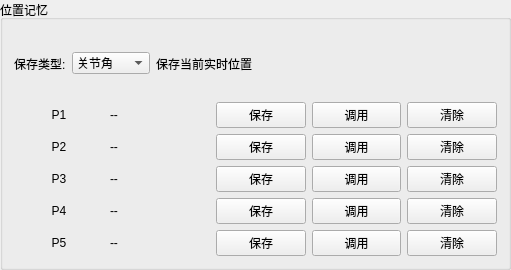
       <widget class="QGroupBox" name="robotMemGroup">
        <property name="geometry">
         <rect>
          <x>4</x>
          <y>797</y>
          <width>511</width>
          <height>270</height>
         </rect>
        </property>
        <property name="title">
         <string>位置记忆</string>
        </property>
        <layout class="QVBoxLayout" name="robotMemLayout">
         <item>
          <layout class="QHBoxLayout" name="memoryTypeRow">
           <item>
            <widget class="QLabel" name="memoryTypeLabel">
             <property name="text">
              <string>保存类型:</string>
             </property>
            </widget>
           </item>
           <item>
            <widget class="QComboBox" name="memoryTypeCombo">
             <item>
              <property name="text">
               <string>关节角</string>
              </property>
             </item>
             <item>
              <property name="text">
               <string>世界坐标</string>
              </property>
             </item>
            </widget>
           </item>
           <item>
            <widget class="QLabel" name="memoryTypeHint">
             <property name="text">
              <string>保存当前实时位置</string>
             </property>
            </widget>
           </item>
           <item>
            <spacer name="memoryTypeSpacer">
             <property name="orientation">
              <enum>Qt::Orientation::Horizontal</enum>
             </property>
             <property name="sizeHint" stdset="0">
              <size>
               <width>20</width>
               <height>20</height>
              </size>
             </property>
            </spacer>
           </item>
          </layout>
         </item>
         <item>
          <layout class="QHBoxLayout" name="memRow_1">
           <item>
            <widget class="QLabel" name="memLabel_1">
             <property name="minimumSize">
              <size>
               <width>24</width>
               <height>0</height>
              </size>
             </property>
             <property name="text">
              <string>P1</string>
             </property>
             <property name="alignment">
              <set>Qt::AlignmentFlag::AlignCenter</set>
             </property>
            </widget>
           </item>
           <item>
            <widget class="QLabel" name="memVal_1">
             <property name="minimumSize">
              <size>
               <width>100</width>
               <height>0</height>
              </size>
             </property>
             <property name="text">
              <string>--</string>
             </property>
            </widget>
           </item>
           <item>
            <widget class="QPushButton" name="memSave_1">
             <property name="minimumSize">
              <size>
               <width>48</width>
               <height>24</height>
              </size>
             </property>
             <property name="text">
              <string>保存</string>
             </property>
            </widget>
           </item>
           <item>
            <widget class="QPushButton" name="memRecall_1">
             <property name="minimumSize">
              <size>
               <width>48</width>
               <height>24</height>
              </size>
             </property>
             <property name="text">
              <string>调用</string>
             </property>
            </widget>
           </item>
           <item>
            <widget class="QPushButton" name="memClear_1">
             <property name="minimumSize">
              <size>
               <width>28</width>
               <height>24</height>
              </size>
             </property>
             <property name="text">
              <string>清除</string>
             </property>
            </widget>
           </item>
          </layout>
         </item>
         <item>
          <layout class="QHBoxLayout" name="memRow_2">
           <item>
            <widget class="QLabel" name="memLabel_2">
             <property name="minimumSize">
              <size>
               <width>24</width>
               <height>0</height>
              </size>
             </property>
             <property name="text">
              <string>P2</string>
             </property>
             <property name="alignment">
              <set>Qt::AlignmentFlag::AlignCenter</set>
             </property>
            </widget>
           </item>
           <item>
            <widget class="QLabel" name="memVal_2">
             <property name="minimumSize">
              <size>
               <width>100</width>
               <height>0</height>
              </size>
             </property>
             <property name="text">
              <string>--</string>
             </property>
            </widget>
           </item>
           <item>
            <widget class="QPushButton" name="memSave_2">
             <property name="minimumSize">
              <size>
               <width>48</width>
               <height>24</height>
              </size>
             </property>
             <property name="text">
              <string>保存</string>
             </property>
            </widget>
           </item>
           <item>
            <widget class="QPushButton" name="memRecall_2">
             <property name="minimumSize">
              <size>
               <width>48</width>
               <height>24</height>
              </size>
             </property>
             <property name="text">
              <string>调用</string>
             </property>
            </widget>
           </item>
           <item>
            <widget class="QPushButton" name="memClear_2">
             <property name="minimumSize">
              <size>
               <width>28</width>
               <height>24</height>
              </size>
             </property>
             <property name="text">
              <string>清除</string>
             </property>
            </widget>
           </item>
          </layout>
         </item>
         <item>
          <layout class="QHBoxLayout" name="memRow_3">
           <item>
            <widget class="QLabel" name="memLabel_3">
             <property name="minimumSize">
              <size>
               <width>24</width>
               <height>0</height>
              </size>
             </property>
             <property name="text">
              <string>P3</string>
             </property>
             <property name="alignment">
              <set>Qt::AlignmentFlag::AlignCenter</set>
             </property>
            </widget>
           </item>
           <item>
            <widget class="QLabel" name="memVal_3">
             <property name="minimumSize">
              <size>
               <width>100</width>
               <height>0</height>
              </size>
             </property>
             <property name="text">
              <string>--</string>
             </property>
            </widget>
           </item>
           <item>
            <widget class="QPushButton" name="memSave_3">
             <property name="minimumSize">
              <size>
               <width>48</width>
               <height>24</height>
              </size>
             </property>
             <property name="text">
              <string>保存</string>
             </property>
            </widget>
           </item>
           <item>
            <widget class="QPushButton" name="memRecall_3">
             <property name="minimumSize">
              <size>
               <width>48</width>
               <height>24</height>
              </size>
             </property>
             <property name="text">
              <string>调用</string>
             </property>
            </widget>
           </item>
           <item>
            <widget class="QPushButton" name="memClear_3">
             <property name="minimumSize">
              <size>
               <width>28</width>
               <height>24</height>
              </size>
             </property>
             <property name="text">
              <string>清除</string>
             </property>
            </widget>
           </item>
          </layout>
         </item>
         <item>
          <layout class="QHBoxLayout" name="memRow_4">
           <item>
            <widget class="QLabel" name="memLabel_4">
             <property name="minimumSize">
              <size>
               <width>24</width>
               <height>0</height>
              </size>
             </property>
             <property name="text">
              <string>P4</string>
             </property>
             <property name="alignment">
              <set>Qt::AlignmentFlag::AlignCenter</set>
             </property>
            </widget>
           </item>
           <item>
            <widget class="QLabel" name="memVal_4">
             <property name="minimumSize">
              <size>
               <width>100</width>
               <height>0</height>
              </size>
             </property>
             <property name="text">
              <string>--</string>
             </property>
            </widget>
           </item>
           <item>
            <widget class="QPushButton" name="memSave_4">
             <property name="minimumSize">
              <size>
               <width>48</width>
               <height>24</height>
              </size>
             </property>
             <property name="text">
              <string>保存</string>
             </property>
            </widget>
           </item>
           <item>
            <widget class="QPushButton" name="memRecall_4">
             <property name="minimumSize">
              <size>
               <width>48</width>
               <height>24</height>
              </size>
             </property>
             <property name="text">
              <string>调用</string>
             </property>
            </widget>
           </item>
           <item>
            <widget class="QPushButton" name="memClear_4">
             <property name="minimumSize">
              <size>
               <width>28</width>
               <height>24</height>
              </size>
             </property>
             <property name="text">
              <string>清除</string>
             </property>
            </widget>
           </item>
          </layout>
         </item>
         <item>
          <layout class="QHBoxLayout" name="memRow_5">
           <item>
            <widget class="QLabel" name="memLabel_5">
             <property name="minimumSize">
              <size>
               <width>24</width>
               <height>0</height>
              </size>
             </property>
             <property name="text">
              <string>P5</string>
             </property>
             <property name="alignment">
              <set>Qt::AlignmentFlag::AlignCenter</set>
             </property>
            </widget>
           </item>
           <item>
            <widget class="QLabel" name="memVal_5">
             <property name="minimumSize">
              <size>
               <width>100</width>
               <height>0</height>
              </size>
             </property>
             <property name="text">
              <string>--</string>
             </property>
            </widget>
           </item>
           <item>
            <widget class="QPushButton" name="memSave_5">
             <property name="minimumSize">
              <size>
               <width>48</width>
               <height>24</height>
              </size>
             </property>
             <property name="text">
              <string>保存</string>
             </property>
            </widget>
           </item>
           <item>
            <widget class="QPushButton" name="memRecall_5">
             <property name="minimumSize">
              <size>
               <width>48</width>
               <height>24</height>
              </size>
             </property>
             <property name="text">
              <string>调用</string>
             </property>
            </widget>
           </item>
           <item>
            <widget class="QPushButton" name="memClear_5">
             <property name="minimumSize">
              <size>
               <width>28</width>
               <height>24</height>
              </size>
             </property>
             <property name="text">
              <string>清除</string>
             </property>
            </widget>
           </item>
          </layout>
         </item>
        </layout>
       </widget>
